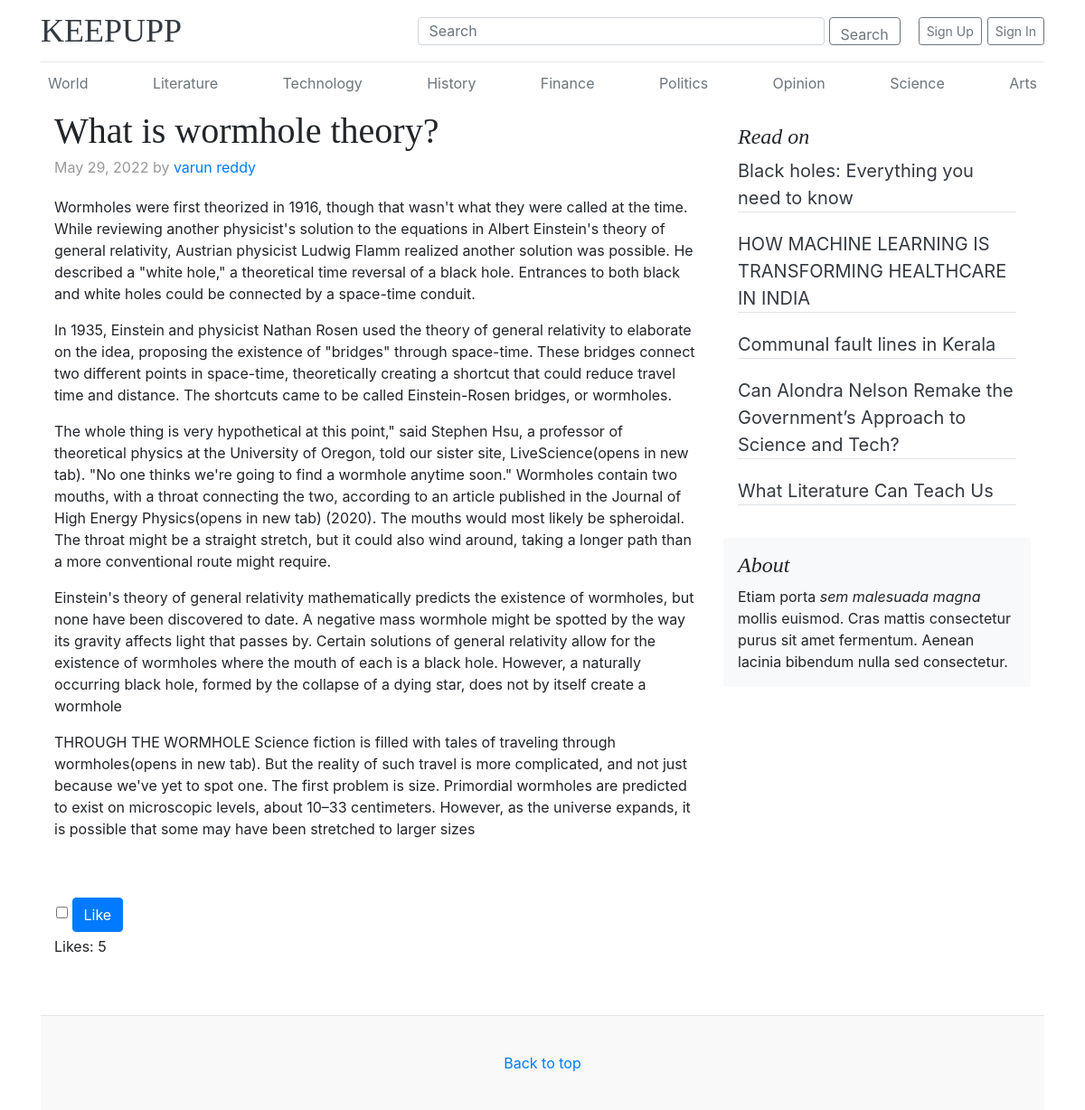
Page //Science/23 on the committed database.
### articles/models.py (models this page shows, shortened)
class Articles(models.Model):
    title= models.CharField(default='NULL',max_length=100)
    content = models.CharField(default='NULL',max_length=1000000)
    writer = models.CharField(default='NULL',max_length=50)
    likes = models.PositiveIntegerField(default=0)
    cat = models.ManyToManyField(Category)
    pdate = models.DateTimeField(default=timezone.now)
    tags = models.CharField(default='NULL',max_length=700)

### articles/views.py (the view, shortened to what this page needs)
# urls.py: path('/<str:category>/<int:aid>',views.articledisplay,name='articledisplay'),
def articledisplay(request,category,aid):
    obj = Articles.objects.get(id= aid)
    l= obj.likes
    title = obj.title
    writer = obj.writer
    content = obj.content
    odate = obj.pdate
    date = odate.strftime("%B") + " " + odate.strftime("%d") + ", " + odate.strftime("%Y")
    likes = obj.likes
    sim_article = compute_sim_article(obj)
    alist = []
    for i in sim_article:
        j = Articles.objects.get(id=i)
        d ={}
        d['title']= j.title
        d['cat'] = j.cat.all()[0].name
        d['id'] = j.id
        alist.append(d)
    context = {'title':title,
                'writer':writer,
                'content':content,
                'date':date,
                'likes':likes,
                'alist':alist[0:5]}
    return render(request,"articlepage.html",context)

### articles/fun.py (called while the page is built)
def similarity_count(text1,text2):
    count = 0
    t1 = text1.split(' ')
    t2 = text2.split(' ')
    for i in t1:
        for j in t2:
            if i==j:
                count = count + 1
                print(i)
    return count

def compute_sim_article(x):
    articles = Articles.objects.all().exclude(id=x.id)
    superd = {}
    for y in articles:
        sim  = 0
        sim = similarity_count(x.tags,y.tags)
        superd[y.id] = sim
    ord =  dict(sorted(superd.items(),key= lambda item: -item[1]))
    return ord

### templates/articlepage.html (shortened to what this page needs)
<!doctype html>
<html lang="en">
  <head>
    <link href="../static/bootstrap-4/dist/css/bootstrap.min.css" rel="stylesheet">
    <link href="../static/home.css" rel="stylesheet">
  </head>
  <body>
    <div class="container">
      <header class="blog-header py-3">
        <div class="row flex-nowrap justify-content-between align-items-center">
          <div class="col-4 text-left">
            <a class="blog-header-logo text-dark" href="../" title='Go to homepage'>KEEPUPP</a>
          </div>
          <div class="col-4 d-flex justify-content-end align-items-center">
            <form class="d-flex" role="search">
              <input class="form-control me-2" id="searchhome" type="search" placeholder="Search" aria-label="Search">
              <button class="btn btn-outline-success" id="searchbutton" type="submit">Search</button>
            </form>
            <a class="btn btn-sm btn-outline-secondary" id="signup" href="../register">Sign Up</a>
            <a class="btn btn-sm btn-outline-secondary" href="../login">Sign In</a>
          </div>
        </div>
      </header>
      {% include "catlist.html" %}
    <main role="main" class="container">
      <div class="row">
        <div class="col-md-8 blog-main">
          <div class="blog-post">
            <h2 class="blog-post-title">{{title}}</h2>
            <p class="blog-post-meta" >{{date}} by <a href="#">{{writer}}</a></p>
           <div>{{content|safe}}</div>
          </div>
          <nav class="blog-pagination">
            <form method="POST" action="">
              <div style="margin: 0.25rem 0.125rem;">
                <input type="checkbox" class="btn-check" id="btn-check-outlined" autocomplete="off" name="like" value="1">
                <button type="submit" for="btn-check-outlined" class="btn btn-primary">Like</button>
              </div>
            </form>
            <div>Likes: {{likes}}</div>
          </nav>
        </div>
        <aside class="col-md-4 blog-sidebar">
          <div class="p-3">
            <h4 class="font-italic">Read on</h4>
            <ol class="list-unstyled mb-0">
              {%for p in alist %}
            <li><div class="border-bottom" style="margin-bottom:20px;">
              <a href={% url 'articledisplay' p.cat p.id %} class="rec">{{p.title}}</a>
            </div></li>
            {%endfor%}
            </ol>
          </div>
          <div class="p-3 mb-3 bg-light rounded">
            <h4 class="font-italic">About</h4>
            <p class="mb-0">Etiam porta <em>sem malesuada magna</em> mollis euismod. Cras mattis consectetur purus sit amet fermentum. Aenean lacinia bibendum nulla sed consectetur.</p>
          </div>
        </aside>
      </div>
    </main>
    <footer class="blog-footer">
      <p>
        <a href="#">Back to top</a>
      </p>
    </footer>
  </body>
</html>

### static/home.css (style rules this page uses)
.blog-header { line-height: 1; border-bottom: 1px solid #e5e5e5; }
.blog-header-logo { font-family: "Playfair Display", Georgia, "Times New Roman", serif; font-size: 2.25rem; }
h1, h2, h3, h4, h5, h6 { font-family: "Playfair Display", Georgia, "Times New Roman", serif; }
.blog-pagination { margin-bottom: 4rem; }
.blog-post { margin-bottom: 4rem; }
.blog-post-title { margin-bottom: .25rem; font-size: 2.5rem; }
.blog-post-meta { margin-bottom: 1.25rem; color: #999; }
.blog-footer { padding: 2.5rem 0; color: #999; text-align: center; background-color: #f9f9f9; border-top: .05rem solid #e5e5e5; }
.blog-footer p:last-child { margin-bottom: 0; }
a#signup { margin-right: 6px; }
input#searchhome { margin-right: 5px; width: 450px; height: 31px; }
button#searchbutton { color: #6c757d; background-color: transparent; background-image: none; border-color: #6c757d; margin-right: 20px; text-align: center; height: 31px; }

### templates/articlepage.html (style rules this page uses)
a.rec { font-size : 20px; color : #343a40; }

### rows in the picture
Articles: title "What is wormhole theory?", writer "varun reddy", content "Wormholes were first theorized in 1916, though that wasn't what they were called at the time. While reviewing another physicist's solution to the equations in Albert Einstein's theory of general relativity, Austrian physicist Ludwig Flamm realized another solution was possible. He described a \"white hole,\" a theoretical time reversal of a black hole. Entrances to both black and white holes could be connected by a space-time conduit. In 1935, Einstein and physicist Nathan Rosen used the theory of general relativity to elaborate on the idea, proposing the existence of \"bridges\" through space-time. These bridges connect two different points in space-time, theoretically creating a shortcut that…"
Articles: title "Black holes: Everything you need to know"
Articles: title "HOW MACHINE LEARNING IS TRANSFORMING HEALTHCARE IN INDIA"
Articles: title "Communal fault lines in Kerala"
Articles: title "Can Alondra Nelson Remake the Government’s Approach to Science and Tech?"
Articles: title "What Literature Can Teach Us"

### other values in the picture
{{ date }} "May 29, 2022"
{{ likes }} "5"
